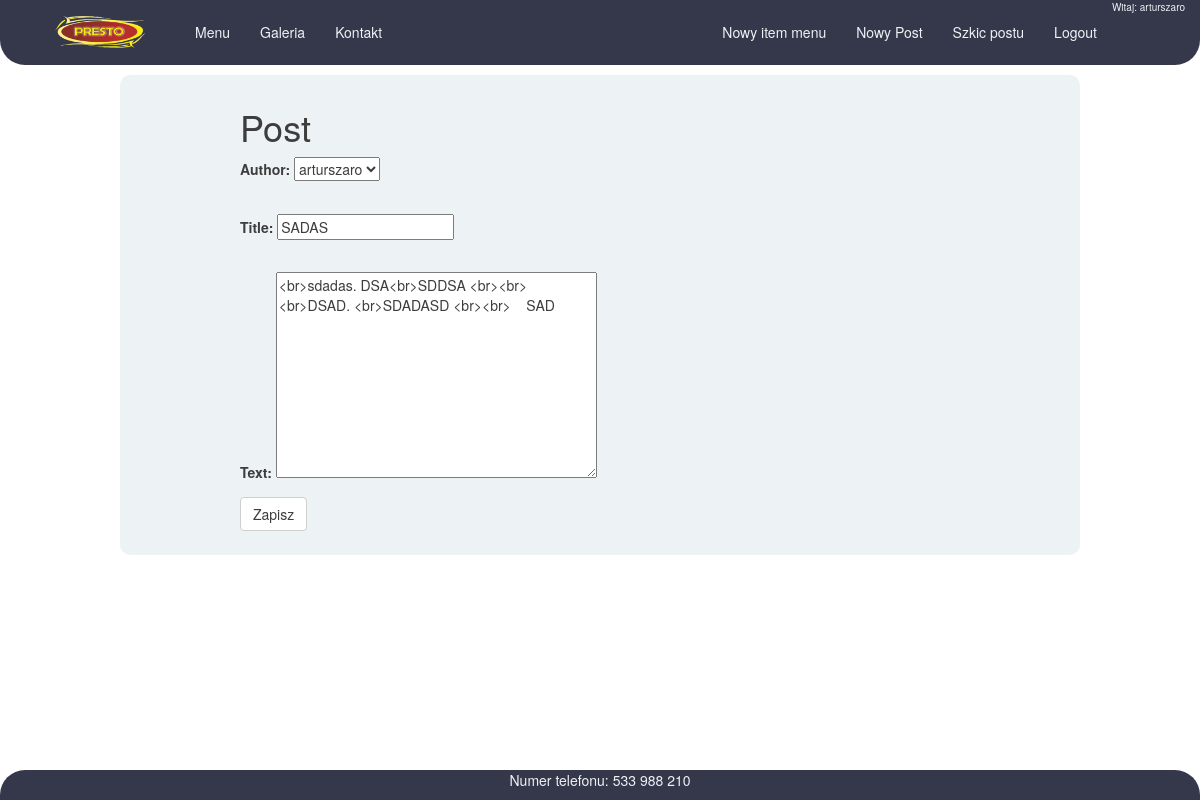
/post/19/edit/ (signed in), run on the app's committed database.
### PrestoApp/models.py (models this page shows, shortened)
class Post(models.Model):
    author = models.ForeignKey('auth.User', on_delete=models.CASCADE)
    title = models.CharField(max_length=200)
    text = models.TextField()
    create_date = models.DateTimeField(default=timezone.now)
    published_date = models.DateTimeField(blank=True, null=True)

### PrestoApp/views.py (the view)
# urls.py: path('post/<int:pk>/edit/', views.PostUpdateView.as_view(), name="post_edit"),
class PostUpdateView(LoginRequiredMixin, UpdateView):
    login_url = '/login/'
    form_class = PostForm
    model = Post

### PrestoApp/forms.py
class PostForm(forms.ModelForm):
        class Meta():
            model = Post
            fields=('author','title','text')

### PrestoApp/templates/PrestoApp/post_form.html (shortened to what this page needs)
{% extends "PrestoApp/base.html" %}
{% block content %}
<h1>Post</h1>
<form class="post-form"  method="POST">
  {{form.as_p|linebreaksbr}}
  <button type="submit" class="save btn btn-default">Zapisz</button>
</form>
{% endblock %}

### PrestoApp/templates/PrestoApp/base.html (shortened to what this page needs)
<!DOCTYPE html>
{% load static %}
<html lang="en" dir="ltr">
  <head>
    <link rel="stylesheet" href="https://maxcdn.bootstrapcdn.com/bootstrap/3.3.7/css/bootstrap.min.css">
    <link rel="stylesheet" href="{% static 'CSS/prestostyle.css' %}">
    <body>
    <nav class= 'navbar navbar-light bg-light '>
      <div class="container">
        <ul class="nav navbar-nav navbar-collapse navbar-left">
          <li><a id="logo" class ='navbar-brand navbar-left bigbrand' href="{% url 'post_list' %}"><img src=" {% static 'IMAGES/logo.png' %} " alt=""></a></li>
          <li><a id="menu" href="{% url 'menu'%}">Menu</a></li>
          <li><a href="{% url 'galeria'%}">Galeria</a></li>
          <li><a href="{% url 'kontakt'%}">Kontakt</a></li>
        </ul>
        <ul class='nav navbar-nav navbar-right '>
            {%if user.is_authenticated%}
              <li><a href="{% url 'itemmenu'%}">Nowy item menu</a></li>
              <li><a href="{% url 'post_new'%}">Nowy Post</a></li>
              <li><a href="{% url 'post_draft_list'%}">Szkic postu</a></li>
              <li><a href="{% url 'logout' %}">Logout</a></li>
              <li id="user">Witaj: {{user.username}}</li>
              {% else %}
              <li><a class='nav navbar-right' href="{% url 'login'%}"><span class= 'glyphicon glyphicon-user'></span></a></li>
              {%endif%}
        </ul>
      </div>
    </nav>
    <div class="bottomcontact">
      <p>Numer telefonu: 533 988 210</p>
    </div>
    <div class="content container">
            {% block content %}
            {% endblock %}
    </div>
  </body>
</html>

### PrestoApp/static/CSS/prestostyle.css (style rules this page uses)
.navbar { background-color: #2b2d42; border: 0px solid #606c38; border-radius: 0px 0px 25px 25px; position: fixed; top: 0; width: 100%; overflow: hidden; opacity: 0.95; z-index:1; height: 65px; }
.container { height: auto; }
.navbar a { margin-top: 7px; color: #edf2f4; }
body { background-image: url("/static/IMAGES/pobrane.jpg"); background-size: 100%; padding-top: 75px; }
.content { margin-left: 10vw; margin-right: 10vw; margin-bottom: 3vw; padding-top: 1vw; padding-left: 10vw; padding-right: 10vw; padding-bottom: 2vw; background: #edf2f4; opacity: 0.95; width: auto; border-radius: 10px; }
.bottomcontact { opacity: 0.95; background-color: #2b2d42; border: 0px solid #606c38; color: #edf2f4; text-align: center; border-radius: 25px 25px 0px 0px; position: fixed; bottom: 0; width: 100%; margin-left: 0; z-index: 1; }
.bigbrand img { width:100px; height:auto; padding-left: 10px; margin-right: 20px; padding-top: 8px; margin-top:8px; }
#logo { margin-top:0px; padding-top: 0px; }
#user { color: #edf2f4; font-size: 10px; }

### data on the page
Post: author "arturszaro", title "SADAS", text "<br>sdadas. DSA<br>SDDSA <br><br><br>DSAD. <br>SDADASD <br><br> SAD"

### other printed values
{{ user.username }} "arturszaro"
